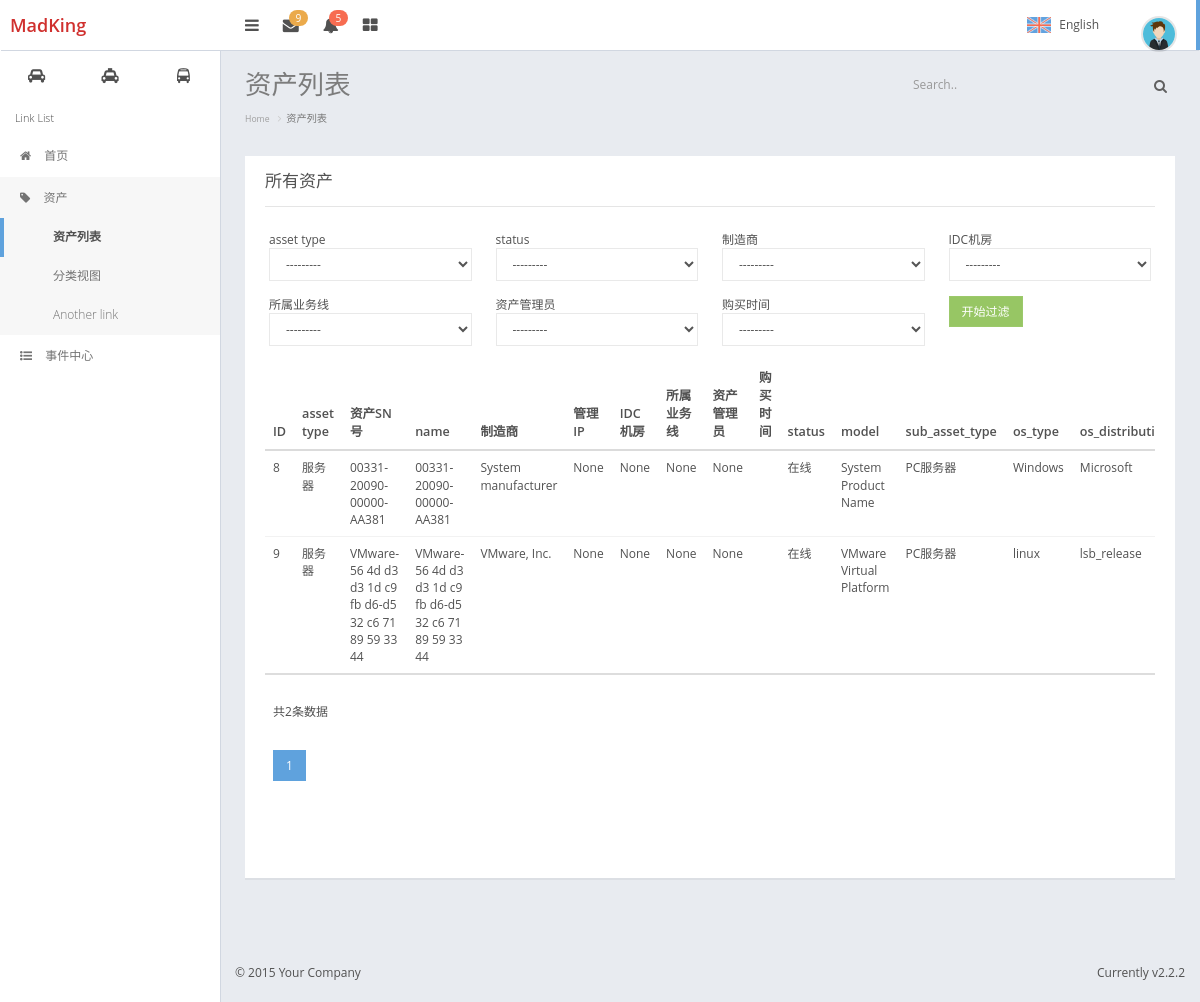
The page /asset/asset_list/ (signed in) on the database its author committed.
### assets/models.py (models this page shows)
class Asset(models.Model):
    asset_type_choices = (
        ('server', '服务器'),
        ('networkdevice', '网络设备'),
        ('storagedevice', '存储设备'),
        ('securitydevice', '安全设备'),
        ('securitydevice', '机房设备'),
        ('software', '软件资产'),
    )
    asset_type = models.CharField(choices=asset_type_choices, max_length=64, default='server')
    name = models.CharField(max_length=64, unique=True)
    sn = models.CharField(verbose_name='资产SN号', max_length=128, unique=True)
    manufactory = models.ForeignKey('Manufactory', verbose_name='制造商', null=True, blank=True, on_delete=models.CASCADE)
    management_ip = models.GenericIPAddressField(verbose_name='管理IP', blank=True, null=True)
    contract = models.ForeignKey('Contract', verbose_name=u'合同', null=True, blank=True, on_delete=models.CASCADE)
    trade_date = models.DateField(verbose_name='购买时间', null=True, blank=True)
    expire_date = models.DateField(verbose_name='过保修期', null=True, blank=True)
    price = models.FloatField(verbose_name='价格', null=True, blank=True)
    business_unit = models.ForeignKey('BusinessUnit', verbose_name='所属业务线', null=True, blank=True,
                                      on_delete=models.CASCADE)
    tags = models.ManyToManyField('Tag', blank=True)
    admin = models.ForeignKey('UserProfile', verbose_name='资产管理员', null=True, blank=True, on_delete=models.CASCADE)
    idc = models.ForeignKey('IDC', verbose_name='IDC机房', null=True, blank=True, on_delete=models.CASCADE)
    status_choices = ((0, '在线'),
                      (1, '已下线'),
                      (2, '未知'),
                      (3, '故障'),
                      (4, '备用'),
                      )
    status = models.SmallIntegerField(choices=status_choices, default=0)
    memo = models.TextField(verbose_name='备注', null=True, blank=True)
    create_date = models.DateTimeField(blank=True, auto_now_add=True)
    update_date = models.DateTimeField(blank=True, auto_now=True)
    class Meta:
        verbose_name = '资产总表'
        verbose_name_plural = "资产总表"
    def __str__(self):
        return '<id:%s name:%s>' % (self.id, self.name)

class Manufactory(models.Model):
    manufactory = models.CharField(verbose_name='厂商名称', max_length=64, unique=True)
    support_num = models.CharField(verbose_name='支持电话', max_length=30, blank=True)
    memo = models.CharField(verbose_name='备注', max_length=128, blank=True)
    def __str__(self):
        return self.manufactory
    class Meta:
        verbose_name = '厂商'
        verbose_name_plural = "厂商"

class Server(models.Model):
    asset = models.OneToOneField('Asset', on_delete=models.CASCADE)
    sub_assset_type_choices = (
        (0, 'PC服务器'),
        (1, '刀片机'),
        (2, '小型机'),
    )
    created_by_choices = (
        ('auto', 'Auto'),
        ('manual', 'Manual'),
    )
    sub_asset_type = models.SmallIntegerField(choices=sub_assset_type_choices, verbose_name="服务器类型", default=0)
    created_by = models.CharField(choices=created_by_choices, max_length=32,
                                  default='auto')  # auto: auto created,   manual:created manually
    hosted_on = models.ForeignKey('self', related_name='hosted_on_server', blank=True, null=True,
                                  on_delete=models.CASCADE)  # for vitural server
    model = models.CharField(verbose_name='型号', max_length=128, null=True, blank=True)
    raid_type = models.CharField(verbose_name='raid类型', max_length=512, blank=True, null=True)
    os_type = models.CharField(verbose_name='操作系统类型', max_length=64, blank=True, null=True)
    os_distribution = models.CharField(verbose_name='发型版本', max_length=64, blank=True, null=True)
    os_release = models.CharField(verbose_name='操作系统版本', max_length=64, blank=True, null=True)
    class Meta:
        verbose_name = '服务器'
        verbose_name_plural = "服务器"
    def __str__(self):
        return '%s sn:%s' % (self.asset.name, self.asset.sn)

class Tag(models.Model):
    name = models.CharField('Tag name', max_length=32, unique=True)
    creator = models.ForeignKey('UserProfile', on_delete=models.CASCADE)
    create_date = models.DateField(auto_now_add=True)
    def __str__(self):
        return self.name

### assets/views.py (the view)
# urls.py: re_path(r'asset_list/$', views.asset_list, name="asset_list"),
@login_required
def asset_list(request):
    asset_obj_list = tables.table_filter(request, admin.AssetAdmin, models.Asset)
    print("asset_obj_list:", asset_obj_list)
    order_res = tables.get_orderby(request, asset_obj_list, admin.AssetAdmin)
    paginator = Paginator(order_res[0], admin.AssetAdmin.list_per_page)
    page = request.GET.get('page')
    try:
        asset_objs = paginator.page(page)
    except PageNotAnInteger:
        asset_objs = paginator.page(1)
    except EmptyPage:
        asset_objs = paginator.page(paginator.num_pages)
    table_obj = tables.TableHandler(request,
                                    models.Asset,
                                    admin.AssetAdmin,
                                    asset_objs,
                                    order_res
                                    )
    return render(request, 'assets/assets.html', {'table_obj': table_obj,
                                                  'paginator': paginator})

### assets/models.py (called while the page is built)
    def __str__(self):
        return self.name

### assets/tables.py (called while the page is built)
def get_orderby(request, model_objs, admin_form):
    orderby_field = request.GET.get('orderby')
    if orderby_field:
        orderby_field = orderby_field.strip()
        orderby_column_index = admin_form.list_display.index(orderby_field.strip('-'))
        objs = model_objs.order_by(orderby_field)
        if orderby_field.startswith('-'):
            orderby_field = orderby_field.strip('-')
        else:
            orderby_field = '-%s' % orderby_field
        return [objs, orderby_field, orderby_column_index]
    else:
        return [model_objs, orderby_field, None]

def table_filter(request, model_admin, models_class):
    print(model_admin.list_filter)
    filter_conditions = {}
    for condition in model_admin.list_filter:
        if request.GET.get(condition):
            filed_type_name = models_class._meta.get_field(condition).__repr__()
            if 'ForeignKey' in filed_type_name:
                filter_conditions['%s_id' % condition] = request.GET.get(condition)
            elif 'DateField' in filed_type_name or 'DateTimeField' in filed_type_name:
                filter_conditions['%s__gt' % condition] = request.GET.get(condition)
            else:
                filter_conditions[condition] = request.GET.get(condition)
    print("filter conditons", filter_conditions)
    return models_class.objects.filter(**filter_conditions)

### assets/templatetags/custom_tag.py (called while the page is built, shortened)
@register.simple_tag
def get_table_column(column, table_obj):
    try:
        column_name = table_obj.model_class._meta.get_field(column).verbose_name
    except Exception as e:
        print("ee", e)
        column_name = getattr(table_obj.model_class, column)
    return column_name

@register.simple_tag
def render_page_num(request, paginator_obj, loop_counter):
    abs_full_url = request.get_full_path()
    if "?page=" in abs_full_url:
        url = re.sub("page=\d+", "page=%s" % loop_counter, request.get_full_path())
    elif "?" in abs_full_url:
        url = "%s&page=%s" % (request.get_full_path(), loop_counter)
    else:
        url = "%s?page=%s" % (request.get_full_path(), loop_counter)
    if loop_counter == paginator_obj.number:  # current page
        return mark_safe('''<li class='active'><a href="{abs_url}">{page_num}</a></li>''' \
                         .format(abs_url=url, page_num=loop_counter))

@register.filter
def to_string(value):
    return '%s' % value

### templates/assets/assets.html (shortened to what this page needs)
{% extends 'base.html' %}
{% load custom_tag %}
{% block header-css %}
<link rel="stylesheet" type="text/css" href="/static/plugins/DataTables/datatables.min.css"/>
{% endblock %}
{% block page-content-title %}
资产列表
{% endblock %}
{% block page-nav-tab %}
<ol class="breadcrumb">
    <li><a href="/">Home</a></li>
    <li class="active">资产列表</li>
</ol>
{% endblock %}
{% block page-content %}
<div class="panel">
        <div class="panel-heading">
            <h3 class="panel-title">所有资产</h3>
        </div>
        <div class="panel-body" >
           {% include 'assets/model_list_filter_component.html' %}
           {% include 'assets/model_obj_list_components.html' %}
        </div>
    </div>
{% endblock %}

### templates/assets/model_obj_list_components.html (shortened to what this page needs)
{% load custom_tag %}
<div class="table-responsive">
    <table id="asset_list" class=" table  table-hover">
      <thead >
            <tr class="">
                {% for column in table_obj.list_display %}
                <th class="column-sorted">
                    <a href="?page={{ table_obj.query_sets.number }}&orderby={% if table_obj.orderby_col_index == forloop.counter0 %}{{ table_obj.orderby_field}}{% else %}{{ column }}{% endif %}" >
                        {% get_table_column column table_obj %}
                    </a>
                </th>
                {% endfor %}
                {% for column in table_obj.dynamic_list_display %}
                    <th class="column-sorted">
                        <a href="#" >
                            {{ column }}
                        </a>
                    </th>
                {% endfor %}
            </tr>
        </thead>
        <tbody>
            {% for row in table_obj.query_sets %}
                <tr>
                    {% build_table_row  row table_obj 'id'  'asset_detail'  %}
                </tr>
            {% endfor %}
        </tbody>
        <footer>
          <tr>
                <td colspan="12" class="footable-visible">
                    <div class="pagination">
                        <nav>
                            <p>共{{ paginator.count }}条数据</p>
                            <ul class="pagination">
                                {% for p_num in paginator.page_range %}
                                    {% render_page_num request table_obj.query_sets p_num %}
                                {% endfor %}
                            </ul>
                        </nav>
                    </div>
                </td>
          </tr>
        </footer>
    </table>
</div>

### rows shown on the page
Asset: id+asset_type+sn "8 服务器 00331-20090-00000-AA381 00331-20090-00000-AA381 System manufacturer None None None None 在线 System Product Name PC服务器 Windows Microsoft"
Asset: id+asset_type+sn "9 服务器 VMware-56 4d d3 d3 1d c9 fb d6-d5 32 c6 71 89 59 33 44 VMware-56 4d d3 d3 1d c9 fb d6-d5 32 c6 71 89 59 33 44 VMware, Inc. None None None None 在线 VMware Virtual Platform PC服务器 linux lsb_release"

### other values the page prints
{{ filter_column.verbose_name }} "asset type" "status" "制造商" "IDC机房" "所属业务线" "资产管理员" "购买时间"
{{ column }} "model" "sub_asset_type" "os_type"
{{ paginator.count }} "2"
form field asset_type "---------"
form field status "---------"
form field manufactory "---------"
form field idc "---------"
form field business_unit "---------"
form field admin "---------"
form field trade_date "---------"
